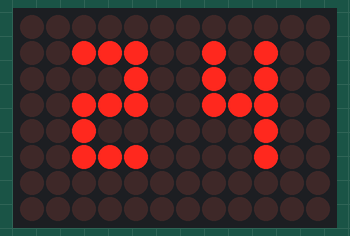
A sketch run on a simulated Arduino Uno R4 WiFi. Shown: 12×8 LED matrix. The local clock reads 2024-03-15 10:24:30 at power-on unless the sketch sets it.

Above: at 0.1 s.
At 30.2 s:
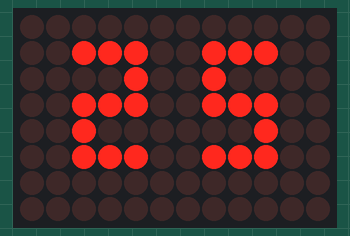
At 90.1 s:
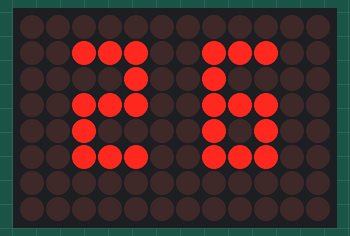

The sketch:

cat_alarm_minute.ino
```cpp
#include "RTC.h"
#include "Arduino_LED_Matrix.h"

ArduinoLEDMatrix matrix;

// 3 x 5 font
const byte digits[10][5] = {
  {0b111, 0b101, 0b101, 0b101, 0b111}, // 0
  {0b010, 0b110, 0b010, 0b010, 0b111}, // 1
  {0b111, 0b001, 0b111, 0b100, 0b111}, // 2
  {0b111, 0b001, 0b111, 0b001, 0b111}, // 3
  {0b101, 0b101, 0b111, 0b001, 0b001}, // 4
  {0b111, 0b100, 0b111, 0b001, 0b111}, // 5
  {0b111, 0b100, 0b111, 0b101, 0b111}, // 6
  {0b111, 0b001, 0b001, 0b001, 0b001}, // 7
  {0b111, 0b101, 0b111, 0b101, 0b111}, // 8
  {0b111, 0b101, 0b111, 0b001, 0b111}  // 9
};

byte frame[8][12];

void clearFrame() {
  for (int row = 0; row < 8; row++) {
    for (int col = 0; col < 12; col++) {
      frame[row][col] = 0;
    }
  }
}

void drawDigit(int number, int startColumn) {
  for (int row = 0; row < 5; row++) {
    for (int col = 0; col < 3; col++) {
      if (digits[number][row] & (1 << (2 - col))) {
        frame[row + 1][startColumn + col] = 1;
      }
    }
  }
}

void displayTwoDigits(int number) {
  clearFrame();

  int firstDigit = number / 10;
  int secondDigit = number % 10;

  drawDigit(firstDigit, 2);
  drawDigit(secondDigit, 7);

  matrix.renderBitmap(frame, 8, 12);
}

void setup() {
  RTC.begin();
  matrix.begin();

  /*
  // ONLY use once to synchronize this board.
  // Change these values to the real time before uploading.

  RTCTime startTime(
    25,
    Month::SEPTEMBER,
    2026,
    15,
    30,
    00,
    DayOfWeek::FRIDAY,
    SaveLight::SAVING_TIME_ACTIVE
  );

  RTC.setTime(startTime);
  */
}

void loop() {
  RTCTime currentTime;
  RTC.getTime(currentTime);

  int minute = currentTime.getMinutes();

  displayTwoDigits(minute);

  delay(200);
}
```

Measured:
- what the display in image 1 shows lasts 59.9 s, from 30.1 s to 90.0 s
